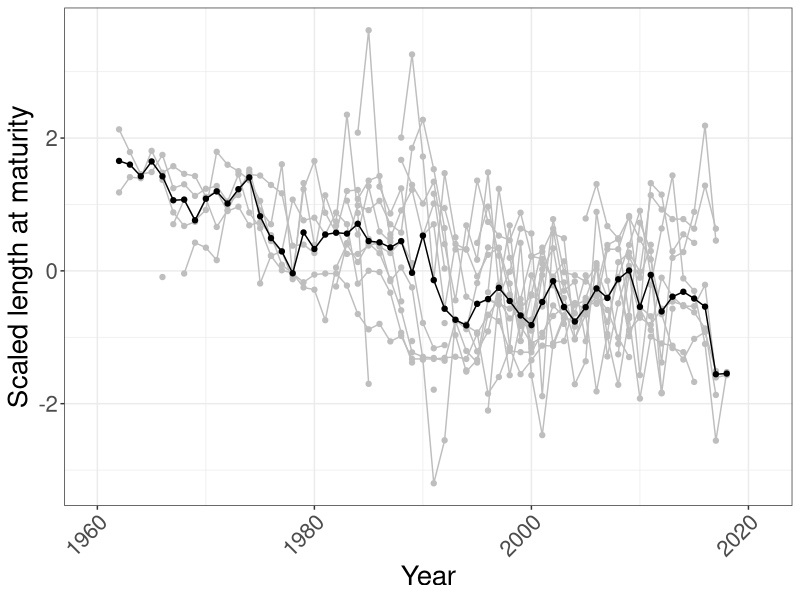
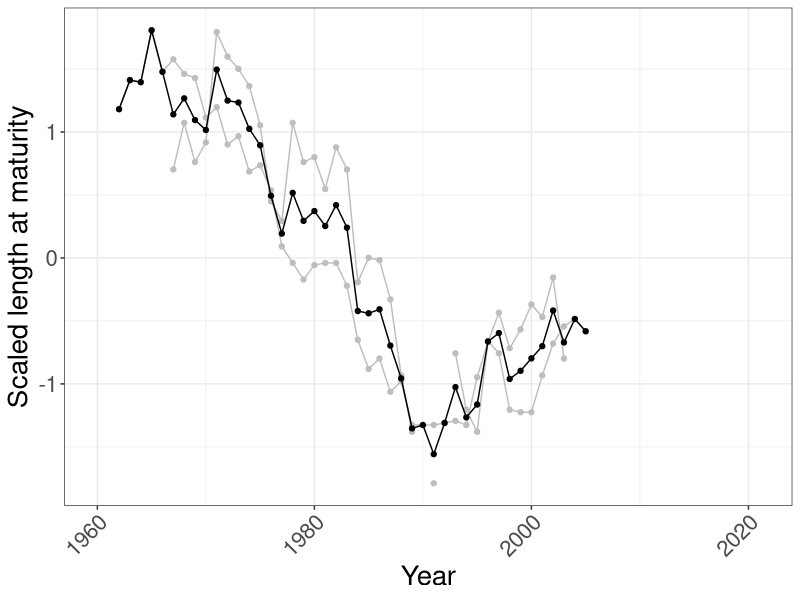
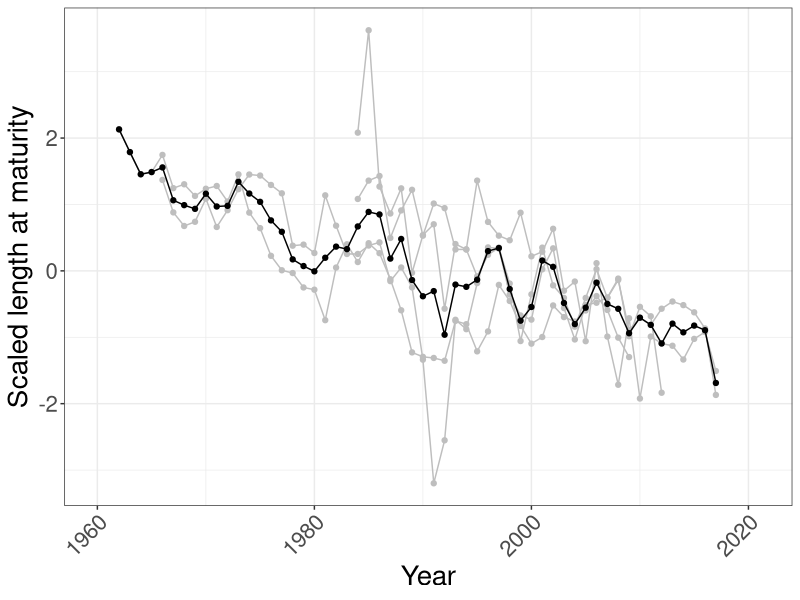
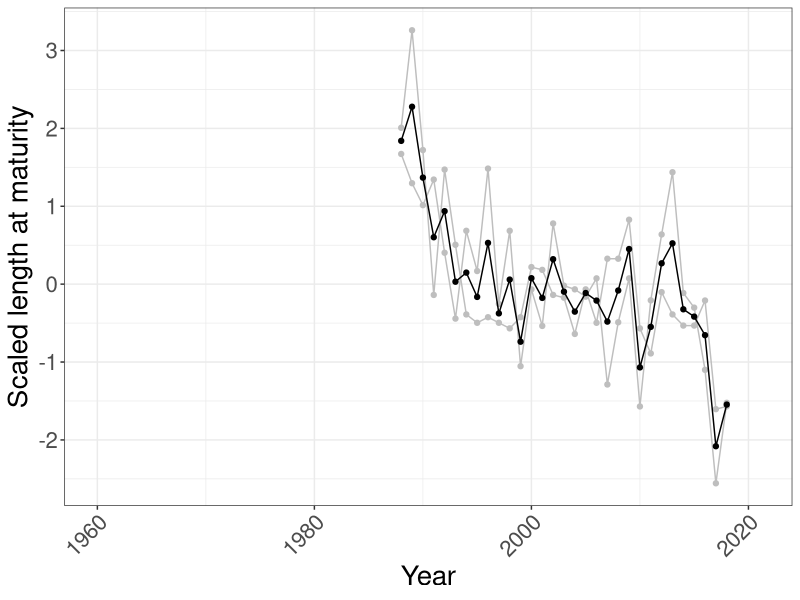
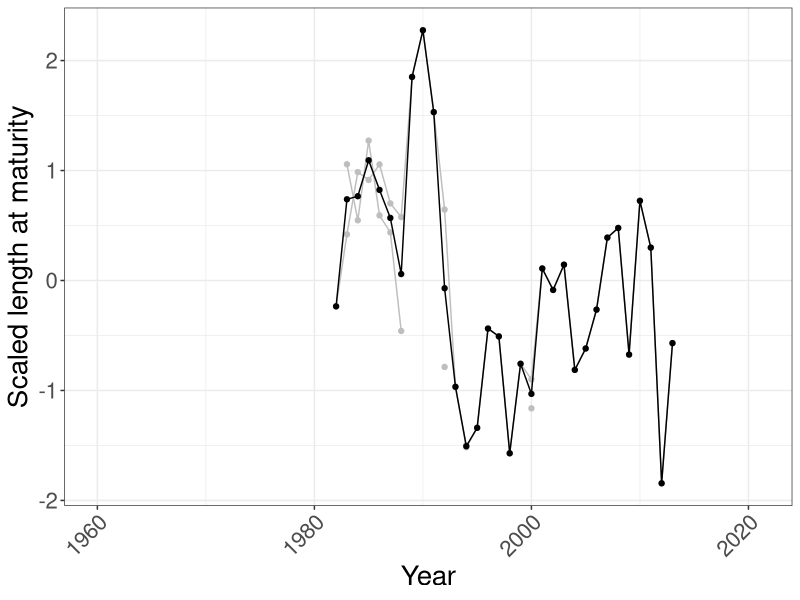
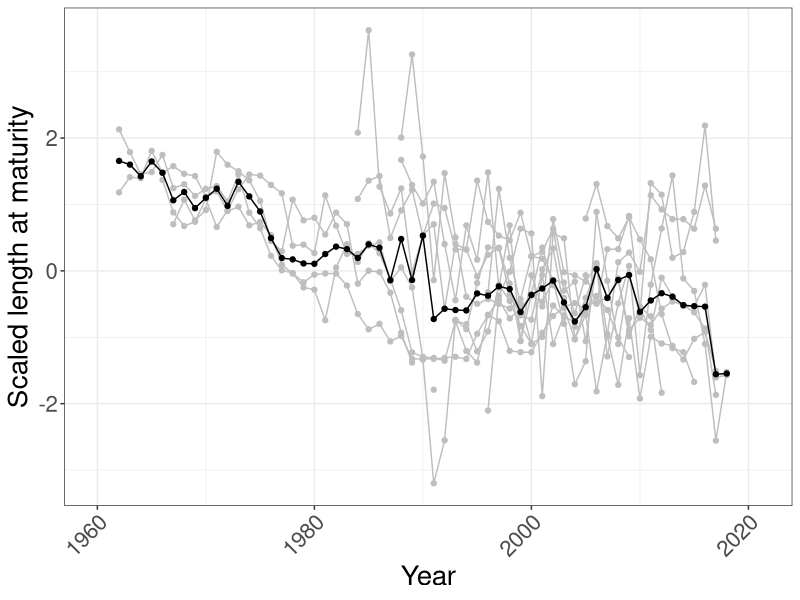
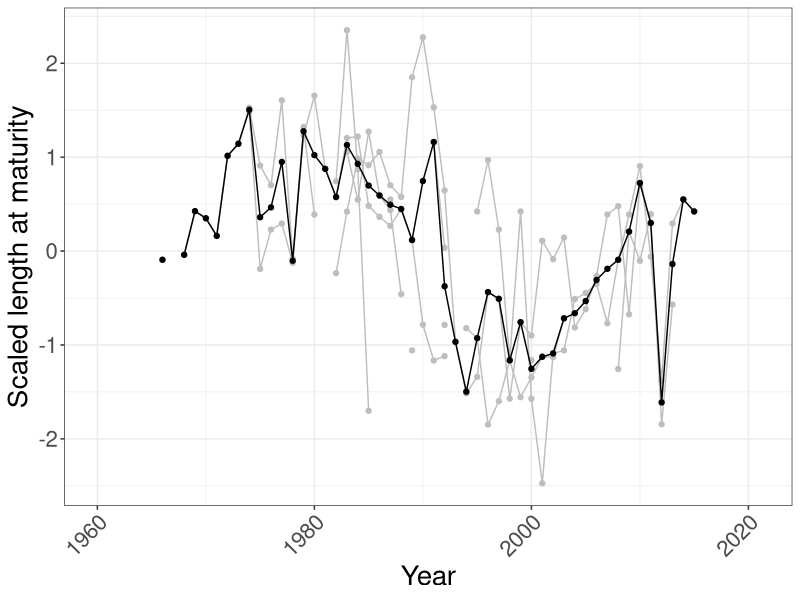
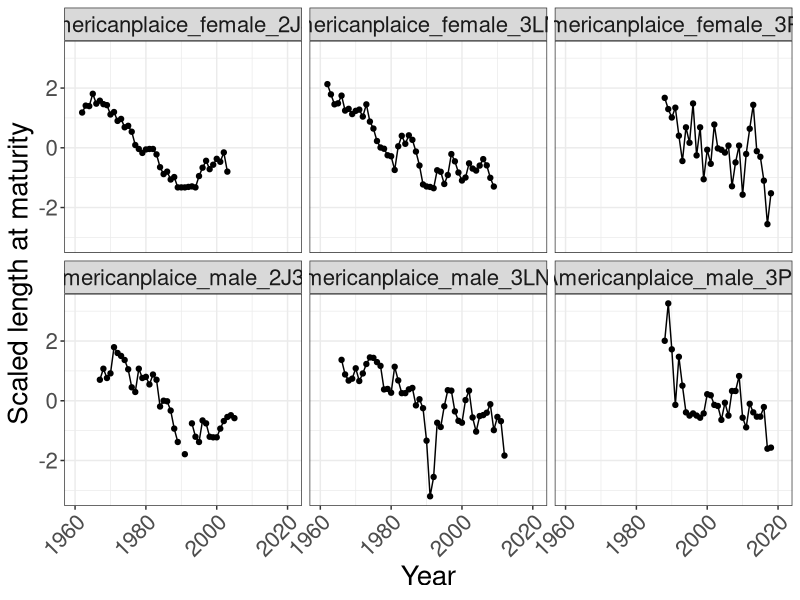

These charts were generated, in order, by the following R code:
## ---- chunk 1
knitr::opts_chunk$set(echo = TRUE)

library(ggplot2)

setwd("Data")

abun<-read.csv(file="abundance.csv", header = TRUE)
bio<-read.csv(file="biomass.csv", header = TRUE)
len<-read.csv(file="l_at_mat.csv", header = TRUE)
## ---- chunk 2

#cut out the column for years
years<-len[,1]

#pull out the names of the stocks (just column names)
stocks<-colnames(len[,2:length(len)])
#separate species names (only works if people input stock names following definition in metadata)
spp<-unlist(lapply(strsplit(stocks, "_"),`[[`, 1))
#separate divisions (only works if people input stock names following definition in metadata)
divs<-unlist(sapply(strsplit(stocks, "_"),tail, 1))

#identify the unique species
unique_spp<-unique(spp)
#these need to be input manually, I have been basing the functional group on definitions in the SI of Dempsey et al. (2017)
# https://doi.org/10.1016/j.ecolind.2016.12.011
uni_fxnal_group<-c("planktivore","benthivore","benthivore","benthivore","planktivore","benthivore") 
#this replaces the name of each species with the name of its functional group
fxnal_group<-gsub(unique_spp[1],uni_fxnal_group[1],
                  gsub(unique_spp[2],uni_fxnal_group[2],
                      gsub(unique_spp[3],uni_fxnal_group[3],
                          gsub(unique_spp[4],uni_fxnal_group[4],
                             gsub(unique_spp[5],uni_fxnal_group[5],
                                  gsub(unique_spp[6],uni_fxnal_group[6],spp))))))

#scale each of the lengths at maturity
scaled_abun<-apply(len[,2:length(len)], 2, scale)

#combine all of the different tpyes of data into one dataframe
abun_df<-data.frame(abun=c(scaled_abun),year=rep(years, length(scaled_abun[1,])), stock=rep(stocks, each=length(years)), 
                          spp=rep(spp, each=length(years)), fxnal_group= rep(fxnal_group, each=length(years)),
                          div=rep(divs, each=length(years)))

## ---- chunk 3
agg_spp<-aggregate(abun_df$abun, by=list(abun_df$year), FUN=median, na.rm=TRUE)

ggplot()+
  geom_line(data=abun_df,aes(x =year, y=abun, group = stock), colour="grey")+
  geom_point(data=abun_df,aes(x =year, y=abun, group = stock),colour="grey")+
  geom_line(data=agg_spp, aes(x=Group.1, y=x))+
  geom_point(data=agg_spp, aes(x=Group.1, y=x))+
  xlab("Year")+ylab("Scaled length at maturity")+
  #facet_wrap(~Group.2)+
  theme_bw()+
  theme(text = element_text(size=20),
        axis.text.x = element_text(angle=45, hjust=1))
## ---- chunk 4
xs <- split(abun_df,f = abun_df$div)

agg_spp<-aggregate(abun_df$abun, by=list(abun_df$year, abun_df$div), FUN=median, na.rm=TRUE)
th_sk<-subset(agg_spp, Group.2=="2J3K")

ggplot()+
  geom_line(data=xs$`2J3K`,aes(x =year, y=abun, group = stock), colour="grey")+
  geom_point(data=xs$`2J3K`,aes(x =year, y=abun, group = stock),colour="grey")+
  geom_line(data=th_sk, aes(x=Group.1, y=x))+
  geom_point(data=th_sk, aes(x=Group.1, y=x))+
  xlab("Year")+ylab("Scaled length at maturity")+
  #facet_wrap(~Group.2)+
  theme_bw()+
  theme(text = element_text(size=20),
        axis.text.x = element_text(angle=45, hjust=1))
## ---- chunk 5
agg_spp<-aggregate(abun_df$abun, by=list(abun_df$year, abun_df$div), FUN=median, na.rm=TRUE)
th_sk<-subset(agg_spp, Group.2=="3LNO")

ggplot()+
  geom_line(data=xs$`3LNO`,aes(x =year, y=abun, group = stock), colour="grey")+
  geom_point(data=xs$`3LNO`,aes(x =year, y=abun, group = stock),colour="grey")+
  geom_line(data=th_sk, aes(x=Group.1, y=x))+
  geom_point(data=th_sk, aes(x=Group.1, y=x))+
  xlab("Year")+ylab("Scaled length at maturity")+
  #facet_wrap(~Group.2)+
  theme_bw()+
  theme(text = element_text(size=20),
        axis.text.x = element_text(angle=45, hjust=1))
## ---- chunk 6
agg_spp<-aggregate(abun_df$abun, by=list(abun_df$year, abun_df$div), FUN=median, na.rm=TRUE)
th_sk<-subset(agg_spp, Group.2=="3Ps")

ggplot()+
  geom_line(data=xs$`3Ps`,aes(x =year, y=abun, group = stock), colour="grey")+
  geom_point(data=xs$`3Ps`,aes(x =year, y=abun, group = stock),colour="grey")+
  geom_line(data=th_sk, aes(x=Group.1, y=x))+
  geom_point(data=th_sk, aes(x=Group.1, y=x))+
  xlab("Year")+ylab("Scaled length at maturity")+
  #facet_wrap(~Group.2)+
  theme_bw()+
  theme(text = element_text(size=20),
        axis.text.x = element_text(angle=45, hjust=1))
## ---- chunk 7
agg_spp<-aggregate(abun_df$abun, by=list(abun_df$year, abun_df$div), FUN=median, na.rm=TRUE)
th_sk<-subset(agg_spp, Group.2=="4R")

ggplot()+
  geom_line(data=xs$`4R`,aes(x =year, y=abun, group = stock), colour="grey")+
  geom_point(data=xs$`4R`,aes(x =year, y=abun, group = stock),colour="grey")+
  geom_line(data=th_sk, aes(x=Group.1, y=x))+
  geom_point(data=th_sk, aes(x=Group.1, y=x))+
  xlab("Year")+ylab("Scaled length at maturity")+
  #facet_wrap(~Group.2)+
  theme_bw()+
  theme(text = element_text(size=20),
        axis.text.x = element_text(angle=45, hjust=1))
## ---- chunk 8
xs <- split(abun_df,f = abun_df$fxnal_group)

agg_spp<-aggregate(abun_df$abun, by=list(abun_df$year, abun_df$fxnal_group), FUN=median, na.rm=TRUE)
th_sk<-subset(agg_spp, Group.2=="benthivore")

ggplot()+
  geom_line(data=xs$benthivore,aes(x =year, y=abun, group = stock), colour="grey")+
  geom_point(data=xs$benthivore,aes(x =year, y=abun, group = stock),colour="grey")+
  geom_line(data=th_sk, aes(x=Group.1, y=x))+
  geom_point(data=th_sk, aes(x=Group.1, y=x))+
  xlab("Year")+ylab("Scaled length at maturity")+
  #facet_wrap(~Group.2)+
  theme_bw()+
  theme(text = element_text(size=20),
        axis.text.x = element_text(angle=45, hjust=1))
## ---- chunk 9

agg_spp<-aggregate(abun_df$abun, by=list(abun_df$year, abun_df$fxnal_group), FUN=median, na.rm=TRUE)
th_sk<-subset(agg_spp, Group.2=="planktivore")

ggplot()+
  geom_line(data=xs$planktivore,aes(x =year, y=abun, group = stock), colour="grey")+
  geom_point(data=xs$planktivore,aes(x =year, y=abun, group = stock),colour="grey")+
  geom_line(data=th_sk, aes(x=Group.1, y=x))+
  geom_point(data=th_sk, aes(x=Group.1, y=x))+
  xlab("Year")+ylab("Scaled length at maturity")+
  #facet_wrap(~Group.2)+
  theme_bw()+
  theme(text = element_text(size=20),
        axis.text.x = element_text(angle=45, hjust=1))
## ---- chunk 10
yt_fl<-subset(abun_df, spp=="Americanplaice")
ggplot(yt_fl, aes(x=year, y=abun))+
  geom_line()+
  geom_point()+
  xlab("Year")+ylab("Scaled length at maturity")+
  facet_wrap(~stock)+
    theme_bw()+
  theme(text = element_text(size=20),
        axis.text.x = element_text(angle=45, hjust=1))
## ---- chunk 11
agg_spp<-aggregate(abun_df$abun, by=list(abun_df$year, abun_df$spp), FUN=median, na.rm=TRUE)
th_sk<-subset(agg_spp, Group.2=="Americanplaice")
ggplot(th_sk, aes(x=Group.1, y=x))+
  geom_line()+
  geom_point()+
  xlab("Year")+ylab("Scaled length at maturity")+
  #facet_wrap(~Group.2)+
  theme_bw()+
  theme(text = element_text(size=20),
        axis.text.x = element_text(angle=45, hjust=1))
## ---- chunk 12
yt_fl<-subset(abun_df, spp=="AtlanticMakerel")
ggplot(yt_fl, aes(x=year, y=abun))+
  geom_line()+
  geom_point()+
  xlab("Year")+ylab("Scaled length at maturity")+
  facet_wrap(~stock)+
    theme_bw()+
  theme(text = element_text(size=20),
        axis.text.x = element_text(angle=45, hjust=1))
## ---- chunk 13
agg_spp<-aggregate(abun_df$abun, by=list(abun_df$year, abun_df$spp), FUN=median, na.rm=TRUE)
th_sk<-subset(agg_spp, Group.2=="AtlanticMakerel")
ggplot(th_sk, aes(x=Group.1, y=x))+
  geom_line()+
  geom_point()+
  xlab("Year")+ylab("Scaled length at maturity")+
  #facet_wrap(~Group.2)+
  theme_bw()+
  theme(text = element_text(size=20),
        axis.text.x = element_text(angle=45, hjust=1))
## ---- chunk 14
th_sk<-subset(abun_df, spp=="Herring")
ggplot(th_sk, aes(x=year, y=abun))+
  geom_line()+
  geom_point()+
  xlab("Year")+ylab("Scaled length at maturity")+
  facet_wrap(~stock)+
    theme_bw()+
  theme(text = element_text(size=20),
        axis.text.x = element_text(angle=45, hjust=1))
## ---- chunk 15
agg_spp<-aggregate(abun_df$abun, by=list(abun_df$year, abun_df$spp), FUN=median, na.rm=TRUE)
th_sk<-subset(agg_spp, Group.2=="Herring")
ggplot(th_sk, aes(x=Group.1, y=x))+
  geom_line()+
  geom_point()+
  xlab("Year")+ylab("Scaled length at maturity")+
  #facet_wrap(~Group.2)+
  theme_bw()+
  theme(text = element_text(size=20),
        axis.text.x = element_text(angle=45, hjust=1))
## ---- chunk 16
th_sk<-subset(abun_df, spp=="Roughheadgrenadier")
ggplot(th_sk, aes(x=year, y=abun))+
  geom_line()+
  geom_point()+
  xlab("Year")+ylab("Scaled length at maturity")+
  facet_wrap(~stock)+
    theme_bw()+
  theme(text = element_text(size=20),
        axis.text.x = element_text(angle=45, hjust=1))
## ---- chunk 17
agg_spp<-aggregate(abun_df$abun, by=list(abun_df$year, abun_df$spp), FUN=median, na.rm=TRUE)
th_sk<-subset(agg_spp, Group.2=="Roughheadgrenadier")
ggplot(th_sk, aes(x=Group.1, y=x))+
  geom_line()+
  geom_point()+
  xlab("Year")+ylab("Scaled length at maturity")+
  #facet_wrap(~Group.2)+
  theme_bw()+
  theme(text = element_text(size=20),
        axis.text.x = element_text(angle=45, hjust=1))
## ---- chunk 18
th_sk<-subset(abun_df, spp=="Witchflounder")
ggplot(th_sk, aes(x=year, y=abun))+
  geom_line()+
  geom_point()+
  xlab("Year")+ylab("Scaled length at maturity")+
  facet_wrap(~stock)+
    theme_bw()+
  theme(text = element_text(size=20),
        axis.text.x = element_text(angle=45, hjust=1))
## ---- chunk 19
agg_spp<-aggregate(abun_df$abun, by=list(abun_df$year, abun_df$spp), FUN=median, na.rm=TRUE)
th_sk<-subset(agg_spp, Group.2=="Witchflounder")
ggplot(th_sk, aes(x=Group.1, y=x))+
  geom_line()+
  geom_point()+
  xlab("Year")+ylab("Scaled length at maturity")+
  #facet_wrap(~Group.2)+
  theme_bw()+
  theme(text = element_text(size=20),
        axis.text.x = element_text(angle=45, hjust=1))
## ---- chunk 20
yt_fl<-subset(abun_df, spp=="Yellowtailflounder")
ggplot(yt_fl, aes(x=year, y=abun))+
  geom_line()+
  geom_point()+
  xlab("Year")+ylab("Scaled length at maturity")+
  facet_wrap(~stock)+
    theme_bw()+
  theme(text = element_text(size=20),
        axis.text.x = element_text(angle=45, hjust=1))
## ---- chunk 21
agg_spp<-aggregate(abun_df$abun, by=list(abun_df$year, abun_df$spp), FUN=median, na.rm=TRUE)
th_sk<-subset(agg_spp, Group.2=="Yellowtailflounder")
ggplot(th_sk, aes(x=Group.1, y=x))+
  geom_line()+
  geom_point()+
  xlab("Year")+ylab("Scaled length at maturity")+
  #facet_wrap(~Group.2)+
  theme_bw()+
  theme(text = element_text(size=20),
        axis.text.x = element_text(angle=45, hjust=1))
## ---- chunk 22

years<-abun[,1]

stocks<-colnames(abun[,2:8])
spp<-unlist(lapply(strsplit(stocks, "_"),`[[`, 1))
divs<-unlist(sapply(strsplit(stocks, "_"),tail, 1))

spp<-gsub("YellowtailFlounder","Yellowtailflounder",spp)

unique_spp<-unique(spp)
uni_fxnal_group<-c("benthivore","benthivore")
fxnal_group<-gsub(unique_spp[1],uni_fxnal_group[1],gsub(unique_spp[2],uni_fxnal_group[2],spp))

scaled_abun<-apply(abun[,2:8], 2, scale)

abun_df<-data.frame(abun=c(scaled_abun),year=rep(years, length(scaled_abun[1,])), stock=rep(stocks, each=length(years)), 
                          spp=rep(spp, each=length(years)), fxnal_group= rep(fxnal_group, each=length(years)),
                          div=rep(divs, each=length(years)))

## ---- chunk 23
th_sk<-subset(abun_df, spp=="Thornyskate")
ggplot(th_sk, aes(x=year, y=abun))+
  geom_line()+
  geom_point()+
  xlab("Year")+ylab("Scaled Abundance")+
  facet_wrap(~stock)+
    theme_bw()+
  theme(text = element_text(size=20),
        axis.text.x = element_text(angle=45, hjust=1))
## ---- chunk 24
agg_spp<-aggregate(abun_df$abun, by=list(abun_df$year, abun_df$spp), FUN=mean, na.rm=TRUE)
th_sk<-subset(agg_spp, Group.2=="Thornyskate")
ggplot(th_sk, aes(x=Group.1, y=x))+
  geom_line()+
  geom_point()+
  xlab("Year")+ylab("Scaled Abundance")+
  #facet_wrap(~Group.2)+
  theme_bw()+
  theme(text = element_text(size=20),
        axis.text.x = element_text(angle=45, hjust=1))
## ---- chunk 25
agg_spp<-aggregate(abun_df$abun, by=list(abun_df$year, abun_df$spp), FUN=median, na.rm=TRUE)
th_sk<-subset(agg_spp, Group.2=="Thornyskate")
ggplot(th_sk, aes(x=Group.1, y=x))+
  geom_line()+
  geom_point()+
  xlab("Year")+ylab("Scaled Abundance")+
  #facet_wrap(~Group.2)+
  theme_bw()+
  theme(text = element_text(size=20),
        axis.text.x = element_text(angle=45, hjust=1))
## ---- chunk 26
yt_fl<-subset(abun_df, spp=="Yellowtailflounder")
ggplot(yt_fl, aes(x=year, y=abun))+
  geom_line()+
  geom_point()+
  xlab("Year")+ylab("Scaled Abundance")+
  facet_wrap(~stock)+
    theme_bw()+
  theme(text = element_text(size=20),
        axis.text.x = element_text(angle=45, hjust=1))
## ---- chunk 27
agg_spp<-aggregate(abun_df$abun, by=list(abun_df$year, abun_df$spp), FUN=mean, na.rm=TRUE)
th_sk<-subset(agg_spp, Group.2=="Yellowtailflounder")
ggplot(th_sk, aes(x=Group.1, y=x))+
  geom_line()+
  geom_point()+
  xlab("Year")+ylab("Scaled Abundance")+
  #facet_wrap(~Group.2)+
  theme_bw()+
  theme(text = element_text(size=20),
        axis.text.x = element_text(angle=45, hjust=1))
## ---- chunk 28
agg_spp<-aggregate(abun_df$abun, by=list(abun_df$year, abun_df$spp), FUN=median, na.rm=TRUE)
th_sk<-subset(agg_spp, Group.2=="Yellowtailflounder")
ggplot(th_sk, aes(x=Group.1, y=x))+
  geom_line()+
  geom_point()+
  xlab("Year")+ylab("Scaled Abundance")+
  #facet_wrap(~Group.2)+
  theme_bw()+
  theme(text = element_text(size=20),
        axis.text.x = element_text(angle=45, hjust=1))
## ---- chunk 29
xs <- split(abun_df,f = abun_df$div)

ggplot(xs$`2J3K`,aes(x =year, y=abun,group = stock)) + 
  geom_line(colour="grey")+
  geom_point(colour="grey")+
  xlab("Year")+ylab("Scaled Abundance")+
  #facet_wrap(~spp)+
  theme_bw()+
  theme(text = element_text(size=20),
        axis.text.x = element_text(angle=45, hjust=1))
## ---- chunk 30
agg_spp<-aggregate(abun_df$abun, by=list(abun_df$year, abun_df$div), FUN=mean, na.rm=TRUE)
th_sk<-subset(agg_spp, Group.2=="2J3K")
ggplot(th_sk, aes(x=Group.1, y=x))+
  geom_line()+
  geom_point()+
  xlab("Year")+ylab("Scaled Abundance")+
  #facet_wrap(~Group.2)+
  theme_bw()+
  theme(text = element_text(size=20),
        axis.text.x = element_text(angle=45, hjust=1))
## ---- chunk 31
agg_spp<-aggregate(abun_df$abun, by=list(abun_df$year, abun_df$div), FUN=median, na.rm=TRUE)
th_sk<-subset(agg_spp, Group.2=="2J3K")
ggplot(th_sk, aes(x=Group.1, y=x))+
  geom_line()+
  geom_point()+
  xlab("Year")+ylab("Scaled Abundance")+
  #facet_wrap(~Group.2)+
  theme_bw()+
  theme(text = element_text(size=20),
        axis.text.x = element_text(angle=45, hjust=1))
## ---- chunk 32
xs <- split(abun_df,f = abun_df$div)

ggplot(xs$`3LNO`,aes(x =year, y=abun,group = stock)) + 
  geom_line(colour="grey")+
  geom_point(colour="grey")+
  xlab("Year")+ylab("Scaled Abundance")+
  #facet_wrap(~spp)+
  theme_bw()+
  theme(text = element_text(size=20),
        axis.text.x = element_text(angle=45, hjust=1))
## ---- chunk 33
agg_spp<-aggregate(abun_df$abun, by=list(abun_df$year, abun_df$div), FUN=mean, na.rm=TRUE)
th_sk<-subset(agg_spp, Group.2=="3LNO")
ggplot(th_sk, aes(x=Group.1, y=x))+
  geom_line()+
  geom_point()+
  xlab("Year")+ylab("Scaled Abundance")+
  #facet_wrap(~Group.2)+
  theme_bw()+
  theme(text = element_text(size=20),
        axis.text.x = element_text(angle=45, hjust=1))
## ---- chunk 34
agg_spp<-aggregate(abun_df$abun, by=list(abun_df$year, abun_df$div), FUN=median, na.rm=TRUE)
th_sk<-subset(agg_spp, Group.2=="3LNO")
ggplot(th_sk, aes(x=Group.1, y=x))+
  geom_line()+
  geom_point()+
  xlab("Year")+ylab("Scaled Abundance")+
  #facet_wrap(~Group.2)+
  theme_bw()+
  theme(text = element_text(size=20),
        axis.text.x = element_text(angle=45, hjust=1))
## ---- chunk 35
xs <- split(abun_df,f = abun_df$div)

ggplot(xs$`3Ps`,aes(x =year, y=abun,group = stock)) + 
  geom_line(colour="grey")+
  geom_point(colour="grey")+
  xlab("Year")+ylab("Scaled Abundance")+
  #facet_wrap(~spp)+
  theme_bw()+
  theme(text = element_text(size=20),
        axis.text.x = element_text(angle=45, hjust=1))
## ---- chunk 36
agg_spp<-aggregate(abun_df$abun, by=list(abun_df$year, abun_df$div), FUN=mean, na.rm=TRUE)
th_sk<-subset(agg_spp, Group.2=="3Ps")
ggplot(th_sk, aes(x=Group.1, y=x))+
  geom_line()+
  geom_point()+
  xlab("Year")+ylab("Scaled Abundance")+
  #facet_wrap(~Group.2)+
  theme_bw()+
  theme(text = element_text(size=20),
        axis.text.x = element_text(angle=45, hjust=1))
## ---- chunk 37
agg_spp<-aggregate(abun_df$abun, by=list(abun_df$year, abun_df$div), FUN=median, na.rm=TRUE)
th_sk<-subset(agg_spp, Group.2=="3Ps")
ggplot(th_sk, aes(x=Group.1, y=x))+
  geom_line()+
  geom_point()+
  xlab("Year")+ylab("Scaled Abundance")+
  #facet_wrap(~Group.2)+
  theme_bw()+
  theme(text = element_text(size=20),
        axis.text.x = element_text(angle=45, hjust=1))
## ---- chunk 38
xs <- split(abun_df,f = abun_df$div)

ggplot(xs$`4RST`,aes(x =year, y=abun,group = stock)) + 
  geom_line(colour="grey")+
  geom_point(colour="grey")+
  xlab("Year")+ylab("Scaled Abundance")+
  #facet_wrap(~spp)+
  theme_bw()+
  theme(text = element_text(size=20),
        axis.text.x = element_text(angle=45, hjust=1))
## ---- chunk 39
agg_spp<-aggregate(abun_df$abun, by=list(abun_df$year, abun_df$div), FUN=mean, na.rm=TRUE)
th_sk<-subset(agg_spp, Group.2=="4RST")
ggplot(th_sk, aes(x=Group.1, y=x))+
  geom_line()+
  geom_point()+
  xlab("Year")+ylab("Scaled Abundance")+
  #facet_wrap(~Group.2)+
  theme_bw()+
  theme(text = element_text(size=20),
        axis.text.x = element_text(angle=45, hjust=1))
## ---- chunk 40
agg_spp<-aggregate(abun_df$abun, by=list(abun_df$year, abun_df$div), FUN=median, na.rm=TRUE)
th_sk<-subset(agg_spp, Group.2=="4RST")
ggplot(th_sk, aes(x=Group.1, y=x))+
  geom_line()+
  geom_point()+
  xlab("Year")+ylab("Scaled Abundance")+
  #facet_wrap(~Group.2)+
  theme_bw()+
  theme(text = element_text(size=20),
        axis.text.x = element_text(angle=45, hjust=1))
## ---- chunk 41

years<-bio[,1]

stocks<-colnames(bio[,2:8])
spp<-unlist(lapply(strsplit(stocks, "_"),`[[`, 1))
divs<-unlist(sapply(strsplit(stocks, "_"),tail, 1))

spp<-gsub("YellowtailFlounder","Yellowtailflounder",spp)

unique_spp<-unique(spp)
uni_fxnal_group<-c("benthivore","benthivore")
fxnal_group<-gsub(unique_spp[1],uni_fxnal_group[1],gsub(unique_spp[2],uni_fxnal_group[2],spp))

scaled_abun<-apply(bio[,2:8], 2, scale)

abun_df<-data.frame(abun=c(scaled_abun),year=rep(years, length(scaled_abun[1,])), stock=rep(stocks, each=length(years)), 
                          spp=rep(spp, each=length(years)), fxnal_group= rep(fxnal_group, each=length(years)),
                          div=rep(divs, each=length(years)))

## ---- chunk 42
th_sk<-subset(abun_df, spp=="Thornyskate")
ggplot(th_sk, aes(x=year, y=abun))+
  geom_line()+
  geom_point()+
  xlab("Year")+ylab("Scaled Biomass")+
  facet_wrap(~stock)+
    theme_bw()+
  theme(text = element_text(size=20),
        axis.text.x = element_text(angle=45, hjust=1))
## ---- chunk 43
agg_spp<-aggregate(abun_df$abun, by=list(abun_df$year, abun_df$spp), FUN=mean, na.rm=TRUE)
th_sk<-subset(agg_spp, Group.2=="Thornyskate")
ggplot(th_sk, aes(x=Group.1, y=x))+
  geom_line()+
  geom_point()+
  xlab("Year")+ylab("Scaled Biomass")+
  #facet_wrap(~Group.2)+
  theme_bw()+
  theme(text = element_text(size=20),
        axis.text.x = element_text(angle=45, hjust=1))
## ---- chunk 44
agg_spp<-aggregate(abun_df$abun, by=list(abun_df$year, abun_df$spp), FUN=median, na.rm=TRUE)
th_sk<-subset(agg_spp, Group.2=="Thornyskate")
ggplot(th_sk, aes(x=Group.1, y=x))+
  geom_line()+
  geom_point()+
  xlab("Year")+ylab("Scaled Biomass")+
  #facet_wrap(~Group.2)+
  theme_bw()+
  theme(text = element_text(size=20),
        axis.text.x = element_text(angle=45, hjust=1))
## ---- chunk 45
yt_fl<-subset(abun_df, spp=="Yellowtailflounder")
ggplot(yt_fl, aes(x=year, y=abun))+
  geom_line()+
  geom_point()+
  xlab("Year")+ylab("Scaled Biomass")+
  facet_wrap(~stock)+
    theme_bw()+
  theme(text = element_text(size=20),
        axis.text.x = element_text(angle=45, hjust=1))
## ---- chunk 46
agg_spp<-aggregate(abun_df$abun, by=list(abun_df$year, abun_df$spp), FUN=mean, na.rm=TRUE)
th_sk<-subset(agg_spp, Group.2=="Yellowtailflounder")
ggplot(th_sk, aes(x=Group.1, y=x))+
  geom_line()+
  geom_point()+
  xlab("Year")+ylab("Scaled Biomass")+
  #facet_wrap(~Group.2)+
  theme_bw()+
  theme(text = element_text(size=20),
        axis.text.x = element_text(angle=45, hjust=1))
## ---- chunk 47
agg_spp<-aggregate(abun_df$abun, by=list(abun_df$year, abun_df$spp), FUN=median, na.rm=TRUE)
th_sk<-subset(agg_spp, Group.2=="Yellowtailflounder")
ggplot(th_sk, aes(x=Group.1, y=x))+
  geom_line()+
  geom_point()+
  xlab("Year")+ylab("Scaled Biomass")+
  #facet_wrap(~Group.2)+
  theme_bw()+
  theme(text = element_text(size=20),
        axis.text.x = element_text(angle=45, hjust=1))
## ---- chunk 48
xs <- split(abun_df,f = abun_df$div)

ggplot(xs$`2J3K`,aes(x =year, y=abun,group = stock)) + 
  geom_line(colour="grey")+
  geom_point(colour="grey")+
  xlab("Year")+ylab("Scaled Biomass")+
  #facet_wrap(~spp)+
  theme_bw()+
  theme(text = element_text(size=20),
        axis.text.x = element_text(angle=45, hjust=1))
## ---- chunk 49
agg_spp<-aggregate(abun_df$abun, by=list(abun_df$year, abun_df$div), FUN=mean, na.rm=TRUE)
th_sk<-subset(agg_spp, Group.2=="2J3K")
ggplot(th_sk, aes(x=Group.1, y=x))+
  geom_line()+
  geom_point()+
  xlab("Year")+ylab("Scaled Biomass")+
  #facet_wrap(~Group.2)+
  theme_bw()+
  theme(text = element_text(size=20),
        axis.text.x = element_text(angle=45, hjust=1))
## ---- chunk 50
agg_spp<-aggregate(abun_df$abun, by=list(abun_df$year, abun_df$div), FUN=median, na.rm=TRUE)
th_sk<-subset(agg_spp, Group.2=="2J3K")
ggplot(th_sk, aes(x=Group.1, y=x))+
  geom_line()+
  geom_point()+
  xlab("Year")+ylab("Scaled Biomass")+
  #facet_wrap(~Group.2)+
  theme_bw()+
  theme(text = element_text(size=20),
        axis.text.x = element_text(angle=45, hjust=1))
## ---- chunk 51
xs <- split(abun_df,f = abun_df$div)

ggplot(xs$`3LNO`,aes(x =year, y=abun,group = stock)) + 
  geom_line(colour="grey")+
  geom_point(colour="grey")+
  xlab("Year")+ylab("Scaled Biomass")+
  #facet_wrap(~spp)+
  theme_bw()+
  theme(text = element_text(size=20),
        axis.text.x = element_text(angle=45, hjust=1))
## ---- chunk 52
agg_spp<-aggregate(abun_df$abun, by=list(abun_df$year, abun_df$div), FUN=mean, na.rm=TRUE)
th_sk<-subset(agg_spp, Group.2=="3LNO")
ggplot(th_sk, aes(x=Group.1, y=x))+
  geom_line()+
  geom_point()+
  xlab("Year")+ylab("Scaled Biomass")+
  #facet_wrap(~Group.2)+
  theme_bw()+
  theme(text = element_text(size=20),
        axis.text.x = element_text(angle=45, hjust=1))
## ---- chunk 53
agg_spp<-aggregate(abun_df$abun, by=list(abun_df$year, abun_df$div), FUN=median, na.rm=TRUE)
th_sk<-subset(agg_spp, Group.2=="3LNO")
ggplot(th_sk, aes(x=Group.1, y=x))+
  geom_line()+
  geom_point()+
  xlab("Year")+ylab("Scaled Biomass")+
  #facet_wrap(~Group.2)+
  theme_bw()+
  theme(text = element_text(size=20),
        axis.text.x = element_text(angle=45, hjust=1))
## ---- chunk 54
xs <- split(abun_df,f = abun_df$div)

ggplot(xs$`3Ps`,aes(x =year, y=abun,group = stock)) + 
  geom_line(colour="grey")+
  geom_point(colour="grey")+
  xlab("Year")+ylab("Scaled Biomass")+
  #facet_wrap(~spp)+
  theme_bw()+
  theme(text = element_text(size=20),
        axis.text.x = element_text(angle=45, hjust=1))
## ---- chunk 55
agg_spp<-aggregate(abun_df$abun, by=list(abun_df$year, abun_df$div), FUN=mean, na.rm=TRUE)
th_sk<-subset(agg_spp, Group.2=="3Ps")
ggplot(th_sk, aes(x=Group.1, y=x))+
  geom_line()+
  geom_point()+
  xlab("Year")+ylab("Scaled Biomass")+
  #facet_wrap(~Group.2)+
  theme_bw()+
  theme(text = element_text(size=20),
        axis.text.x = element_text(angle=45, hjust=1))
## ---- chunk 56
agg_spp<-aggregate(abun_df$abun, by=list(abun_df$year, abun_df$div), FUN=median, na.rm=TRUE)
th_sk<-subset(agg_spp, Group.2=="3Ps")
ggplot(th_sk, aes(x=Group.1, y=x))+
  geom_line()+
  geom_point()+
  xlab("Year")+ylab("Scaled Biomass")+
  #facet_wrap(~Group.2)+
  theme_bw()+
  theme(text = element_text(size=20),
        axis.text.x = element_text(angle=45, hjust=1))
## ---- chunk 57
xs <- split(abun_df,f = abun_df$div)

ggplot(xs$`4RST`,aes(x =year, y=abun,group = stock)) + 
  geom_line(colour="grey")+
  geom_point(colour="grey")+
  xlab("Year")+ylab("Scaled Biomass")+
  #facet_wrap(~spp)+
  theme_bw()+
  theme(text = element_text(size=20),
        axis.text.x = element_text(angle=45, hjust=1))
## ---- chunk 58
agg_spp<-aggregate(abun_df$abun, by=list(abun_df$year, abun_df$div), FUN=mean, na.rm=TRUE)
th_sk<-subset(agg_spp, Group.2=="4RST")
ggplot(th_sk, aes(x=Group.1, y=x))+
  geom_line()+
  geom_point()+
  xlab("Year")+ylab("Scaled Biomass")+
  #facet_wrap(~Group.2)+
  theme_bw()+
  theme(text = element_text(size=20),
        axis.text.x = element_text(angle=45, hjust=1))
## ---- chunk 59
agg_spp<-aggregate(abun_df$abun, by=list(abun_df$year, abun_df$div), FUN=median, na.rm=TRUE)
th_sk<-subset(agg_spp, Group.2=="4RST")
ggplot(th_sk, aes(x=Group.1, y=x))+
  geom_line()+
  geom_point()+
  xlab("Year")+ylab("Scaled Biomass")+
  #facet_wrap(~Group.2)+
  theme_bw()+
  theme(text = element_text(size=20),
        axis.text.x = element_text(angle=45, hjust=1))
